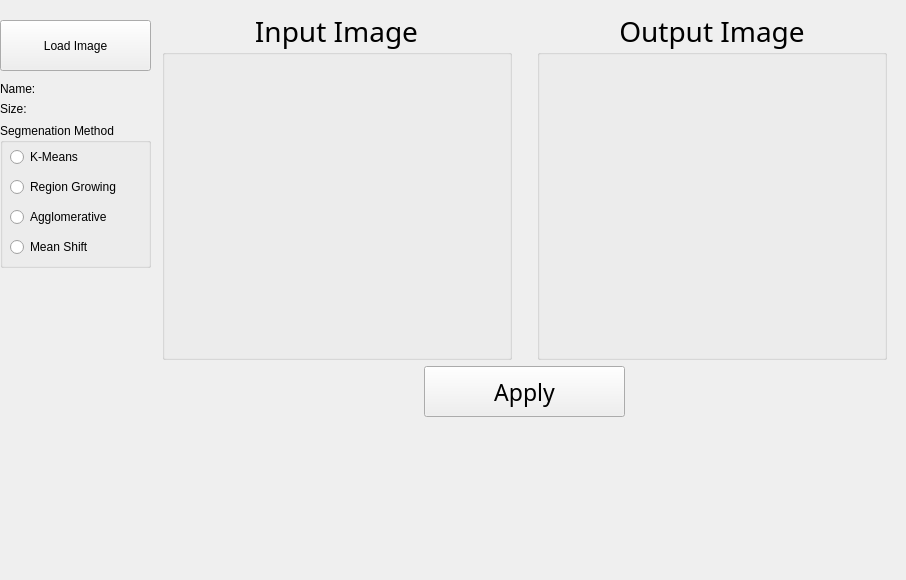
       <widget class="QWidget" name="Segmentaion">
        <attribute name="title">
         <string>Segmentation</string>
        </attribute>
        <widget class="QWidget" name="gridLayoutWidget_11">
         <property name="geometry">
          <rect>
           <x>0</x>
           <y>10</y>
           <width>897</width>
           <height>561</height>
          </rect>
         </property>
         <layout class="QGridLayout" name="gridLayout_26">
          <item row="1" column="1">
           <spacer name="horizontalSpacer_26">
            <property name="orientation">
             <enum>Qt::Horizontal</enum>
            </property>
            <property name="sizeType">
             <enum>QSizePolicy::Maximum</enum>
            </property>
            <property name="sizeHint" stdset="0">
             <size>
              <width>5</width>
              <height>20</height>
             </size>
            </property>
           </spacer>
          </item>
          <item row="1" column="3">
           <spacer name="horizontalSpacer_27">
            <property name="orientation">
             <enum>Qt::Horizontal</enum>
            </property>
            <property name="sizeType">
             <enum>QSizePolicy::Maximum</enum>
            </property>
            <property name="sizeHint" stdset="0">
             <size>
              <width>10</width>
              <height>20</height>
             </size>
            </property>
           </spacer>
          </item>
          <item row="1" column="2">
           <layout class="QGridLayout" name="gridLayout_27">
            <item row="0" column="1">
             <layout class="QHBoxLayout" name="horizontalLayout_13">
              <item>
               <widget class="QGroupBox" name="groupBox_18">
                <property name="minimumSize">
                 <size>
                  <width>350</width>
                  <height>350</height>
                 </size>
                </property>
                <property name="maximumSize">
                 <size>
                  <width>350</width>
                  <height>350</height>
                 </size>
                </property>
                <property name="font">
                 <font>
                  <family>Bahnschrift</family>
                  <pointsize>21</pointsize>
                 </font>
                </property>
                <property name="title">
                 <string>Input Image</string>
                </property>
                <property name="alignment">
                 <set>Qt::AlignCenter</set>
                </property>
                <property name="flat">
                 <bool>false</bool>
                </property>
                <widget class="ImageView" name="segInput" native="true">
                 <property name="geometry">
                  <rect>
                   <x>30</x>
                   <y>40</y>
                   <width>301</width>
                   <height>301</height>
                  </rect>
                 </property>
                 <property name="sizePolicy">
                  <sizepolicy hsizetype="Fixed" vsizetype="Fixed">
                   <horstretch>0</horstretch>
                   <verstretch>0</verstretch>
                  </sizepolicy>
                 </property>
                 <property name="minimumSize">
                  <size>
                   <width>301</width>
                   <height>301</height>
                  </size>
                 </property>
                 <property name="maximumSize">
                  <size>
                   <width>301</width>
                   <height>301</height>
                  </size>
                 </property>
                </widget>
               </widget>
              </item>
              <item>
               <spacer name="horizontalSpacer_28">
                <property name="orientation">
                 <enum>Qt::Horizontal</enum>
                </property>
                <property name="sizeHint" stdset="0">
                 <size>
                  <width>5</width>
                  <height>20</height>
                 </size>
                </property>
               </spacer>
              </item>
              <item>
               <widget class="QGroupBox" name="groupBox_24">
                <property name="sizePolicy">
                 <sizepolicy hsizetype="Fixed" vsizetype="Fixed">
                  <horstretch>0</horstretch>
                  <verstretch>0</verstretch>
                 </sizepolicy>
                </property>
                <property name="minimumSize">
                 <size>
                  <width>350</width>
                  <height>350</height>
                 </size>
                </property>
                <property name="maximumSize">
                 <size>
                  <width>350</width>
                  <height>350</height>
                 </size>
                </property>
                <property name="font">
                 <font>
                  <family>Bahnschrift</family>
                  <pointsize>21</pointsize>
                 </font>
                </property>
                <property name="title">
                 <string>Output Image</string>
                </property>
                <property name="alignment">
                 <set>Qt::AlignCenter</set>
                </property>
                <widget class="ImageView" name="segOutput" native="true">
                 <property name="geometry">
                  <rect>
                   <x>30</x>
                   <y>40</y>
                   <width>301</width>
                   <height>301</height>
                  </rect>
                 </property>
                 <property name="sizePolicy">
                  <sizepolicy hsizetype="Fixed" vsizetype="Fixed">
                   <horstretch>0</horstretch>
                   <verstretch>0</verstretch>
                  </sizepolicy>
                 </property>
                 <property name="minimumSize">
                  <size>
                   <width>301</width>
                   <height>301</height>
                  </size>
                 </property>
                 <property name="maximumSize">
                  <size>
                   <width>301</width>
                   <height>301</height>
                  </size>
                 </property>
                </widget>
               </widget>
              </item>
             </layout>
            </item>
            <item row="2" column="1">
             <spacer name="verticalSpacer_30">
              <property name="orientation">
               <enum>Qt::Vertical</enum>
              </property>
              <property name="sizeType">
               <enum>QSizePolicy::Maximum</enum>
              </property>
              <property name="sizeHint" stdset="0">
               <size>
                <width>20</width>
                <height>201</height>
               </size>
              </property>
             </spacer>
            </item>
            <item row="1" column="1">
             <layout class="QHBoxLayout" name="horizontalLayout_14">
              <item>
               <widget class="QPushButton" name="segApply_btn">
                <property name="minimumSize">
                 <size>
                  <width>0</width>
                  <height>51</height>
                 </size>
                </property>
                <property name="maximumSize">
                 <size>
                  <width>201</width>
                  <height>16777215</height>
                 </size>
                </property>
                <property name="font">
                 <font>
                  <family>Bahnschrift</family>
                  <pointsize>17</pointsize>
                 </font>
                </property>
                <property name="text">
                 <string>Apply</string>
                </property>
               </widget>
              </item>
             </layout>
            </item>
           </layout>
          </item>
          <item row="1" column="0">
           <layout class="QGridLayout" name="gridLayout_28">
            <item row="2" column="0">
             <spacer name="verticalSpacer2_7">
              <property name="orientation">
               <enum>Qt::Vertical</enum>
              </property>
              <property name="sizeType">
               <enum>QSizePolicy::Maximum</enum>
              </property>
              <property name="sizeHint" stdset="0">
               <size>
                <width>1</width>
                <height>5</height>
               </size>
              </property>
             </spacer>
            </item>
            <item row="6" column="0">
             <spacer name="verticalSpacer6_3">
              <property name="orientation">
               <enum>Qt::Vertical</enum>
              </property>
              <property name="sizeType">
               <enum>QSizePolicy::Maximum</enum>
              </property>
              <property name="sizeHint" stdset="0">
               <size>
                <width>1</width>
                <height>1</height>
               </size>
              </property>
             </spacer>
            </item>
            <item row="0" column="0">
             <spacer name="verticalSpacer_31">
              <property name="orientation">
               <enum>Qt::Vertical</enum>
              </property>
              <property name="sizeType">
               <enum>QSizePolicy::Maximum</enum>
              </property>
              <property name="sizeHint" stdset="0">
               <size>
                <width>1</width>
                <height>10</height>
               </size>
              </property>
             </spacer>
            </item>
            <item row="1" column="0">
             <widget class="QPushButton" name="segLoader">
              <property name="sizePolicy">
               <sizepolicy hsizetype="MinimumExpanding" vsizetype="MinimumExpanding">
                <horstretch>0</horstretch>
                <verstretch>0</verstretch>
               </sizepolicy>
              </property>
              <property name="maximumSize">
               <size>
                <width>151</width>
                <height>51</height>
               </size>
              </property>
              <property name="text">
               <string>Load Image</string>
              </property>
             </widget>
            </item>
            <item row="3" column="0">
             <layout class="QVBoxLayout" name="verticalLayout_30">
              <item>
               <widget class="QLabel" name="segInputName">
                <property name="text">
                 <string>Name:</string>
                </property>
               </widget>
              </item>
              <item>
               <widget class="QLabel" name="segInputSize">
                <property name="text">
                 <string>Size:</string>
                </property>
               </widget>
              </item>
             </layout>
            </item>
            <item row="10" column="0">
             <spacer name="verticalSpacer_32">
              <property name="orientation">
               <enum>Qt::Vertical</enum>
              </property>
              <property name="sizeType">
               <enum>QSizePolicy::Expanding</enum>
              </property>
              <property name="sizeHint" stdset="0">
               <size>
                <width>1</width>
                <height>5</height>
               </size>
              </property>
             </spacer>
            </item>
            <item row="7" column="0" rowspan="3">
             <widget class="QGroupBox" name="freqDomainGroup_4">
              <property name="minimumSize">
               <size>
                <width>151</width>
                <height>145</height>
               </size>
              </property>
              <property name="title">
               <string>Segmenation Method</string>
              </property>
              <widget class="QWidget" name="verticalLayoutWidget_14">
               <property name="geometry">
                <rect>
                 <x>10</x>
                 <y>20</y>
                 <width>131</width>
                 <height>121</height>
                </rect>
               </property>
               <layout class="QVBoxLayout" name="verticalLayout_31">
                <item>
                 <widget class="QRadioButton" name="segKMeans_btn">
                  <property name="text">
                   <string>K-Means</string>
                  </property>
                 </widget>
                </item>
                <item>
                 <widget class="QRadioButton" name="segRegionGrowing_btn">
                  <property name="text">
                   <string>Region Growing</string>
                  </property>
                 </widget>
                </item>
                <item>
                 <widget class="QRadioButton" name="segAgglomerative_btn">
                  <property name="text">
                   <string>Agglomerative</string>
                  </property>
                 </widget>
                </item>
                <item>
                 <widget class="QRadioButton" name="segMeanShift_btn">
                  <property name="text">
                   <string>Mean Shift</string>
                  </property>
                 </widget>
                </item>
               </layout>
              </widget>
             </widget>
            </item>
           </layout>
          </item>
         </layout>
        </widget>
       </widget>
